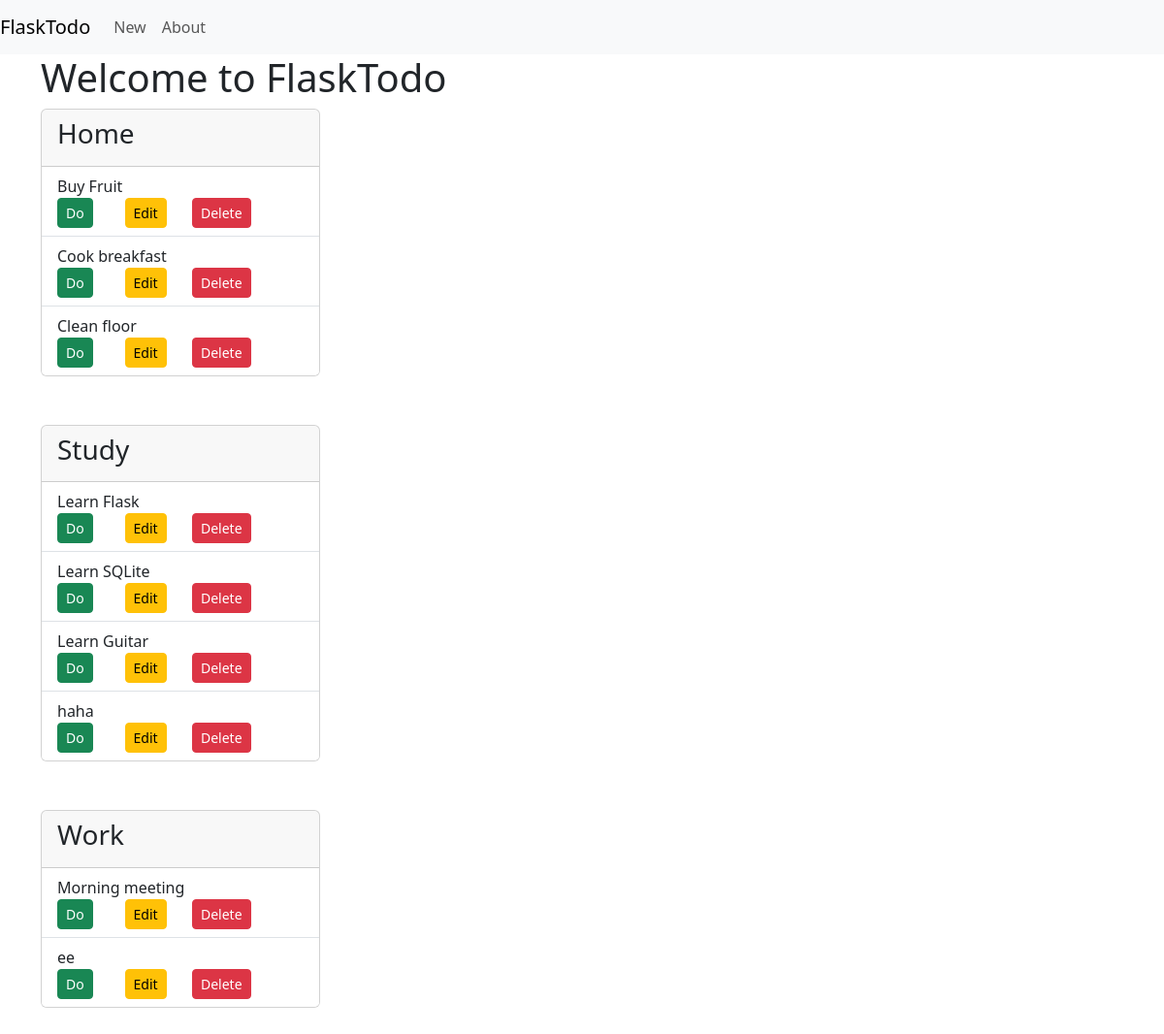
The page /index on the database as committed earlier.
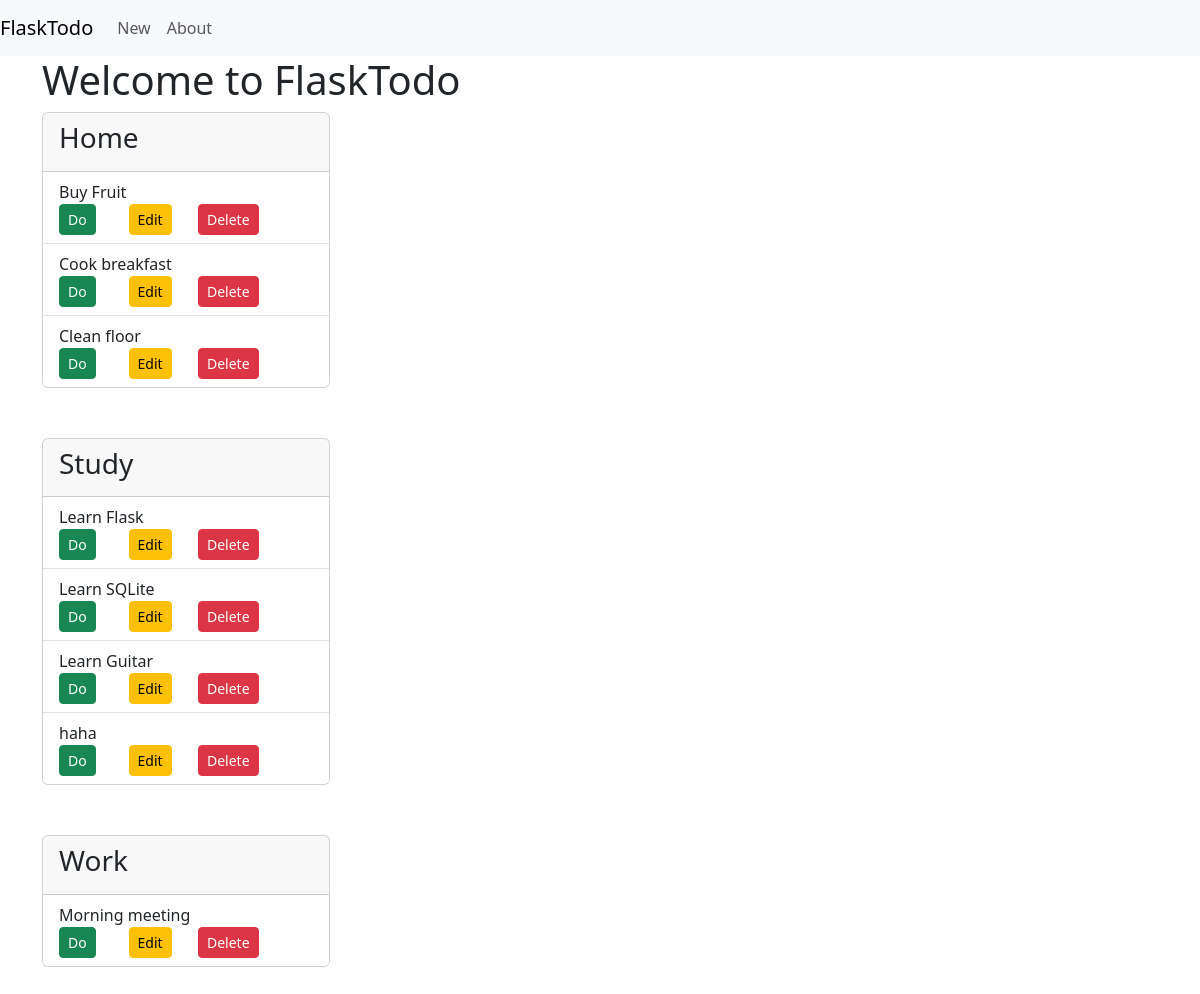
The same page on the database as committed later.
### tables this page shows
CREATE TABLE items (
    id INTEGER PRIMARY KEY AUTOINCREMENT,
    list_id INTEGER NOT NULL,
    created TIMESTAMP NOT NULL DEFAULT CURRENT_TIMESTAMP,
    content TEXT NOT NULL,
    done INTEGER NOT NULL DEFAULT 0,
    FOREIGN KEY (list_id) REFERENCES lists (id)
);

CREATE TABLE lists (
    id INTEGER PRIMARY KEY AUTOINCREMENT,
    created TIMESTAMP NOT NULL DEFAULT CURRENT_TIMESTAMP,
    title TEXT NOT NULL
);

### app.py (the view)
@app.route('/')
@app.route('/index')
def index():
    conn = get_db_connection()
    todos = conn.execute(
        'SELECT i.id, i.done, i.content, l.title FROM items i JOIN lists l ON i.list_id = l.id ORDER BY l.title;'
    ).fetchall()
    lists = {}
    for key, group in groupby(todos, key=lambda row: row['title']):
        lists[key] = list(group)
    conn.close()
    return render_template('index.html', lists=lists)

### app.py (called while the page is built)
def get_db_connection():
    conn = sqlite3.connect('database.db')
    conn.row_factory = sqlite3.Row
    return conn

### templates/index.html
{% extends 'base.html' %}
{% block content %}
    <h1>{% block title %} Welcome to FlaskTodo {% endblock %}</h1>
    {% for list, items in lists.items() %}
        <div class="card" style="width: 18rem; margin-bottom: 50px;">
            <div class="card-header">
                <h3>{{ list }}</h3>
            </div>
            <ul class="list-group list-group-flush">
                {% for item in items %}
                    <li class="list-group-item" {% if item['done'] %}style="text-decoration: line-through;"{% endif %}>
                        {{ item['content'] }}
                        {% if not item['done'] %}
                            {% set URL = 'do' %}
                            {% set BUTTON = 'Do' %}
                        {% else %}
                            {% set URL = 'undo' %}
                            {% set BUTTON = 'Undo' %}
                        {% endif %}
                    <div class="row">
                        <div class="col-12 col-md-3">
                            <form action="{{ url_for(URL, id=item['id']) }}" method="post">
                                <input type="submit" value="{{ BUTTON }}" class="btn btn-success btn-sm">
                            </form>
                        </div>
                        <div class="col-md-3 col-12">
                            <a href="{{ url_for('edit', id = item['id']) }}" class="btn btn-warning btn-sm">
                                Edit
                            </a>
                        </div>
                        <div class="col-md-3 col-12">
                            <form action="{{ url_for('delete', id=item['id']) }}" method="post">
                                <input type="submit" value="Delete" class="btn btn-danger btn-sm">
                            </form>
                        </div>
                    </div>
                    </li>
                {% endfor %}
            </ul>
        </div>
    {% endfor %}
{% endblock %}

### templates/base.html (shortened to what this page needs)
{% from 'bootstrap5/utils.html' import render_messages %}
<!doctype html>
<html lang="en">
    <head>
        {% block head %}
        {% block styles %}
            {{ bootstrap.load_css() }}
        {% endblock %}
        {% endblock %}
    </head>
    <body>
        <nav class="navbar navbar-expand-md navbar-light bg-light">
            <a class="navbar-brand" href="{{ url_for('index')}}">FlaskTodo</a>
            <div class="collapse navbar-collapse" id="navbarNav">
                <ul class="navbar-nav">
                    <li class="nav-item active">
                        <a class="nav-link" href="{{ url_for('create') }}">New</a>
                    </li>
                    <li class="nav-item active">
                    <a class="nav-link" href="#">About</a>
                </li>
                </ul>
            </div>
        </nav>
        <div class="container">
            {% block content %} {% endblock %}
        </div>
    </body>
</html>

Rows that differ between the two databases and show on the page:
removed items: content "ee", shown under "Work"
